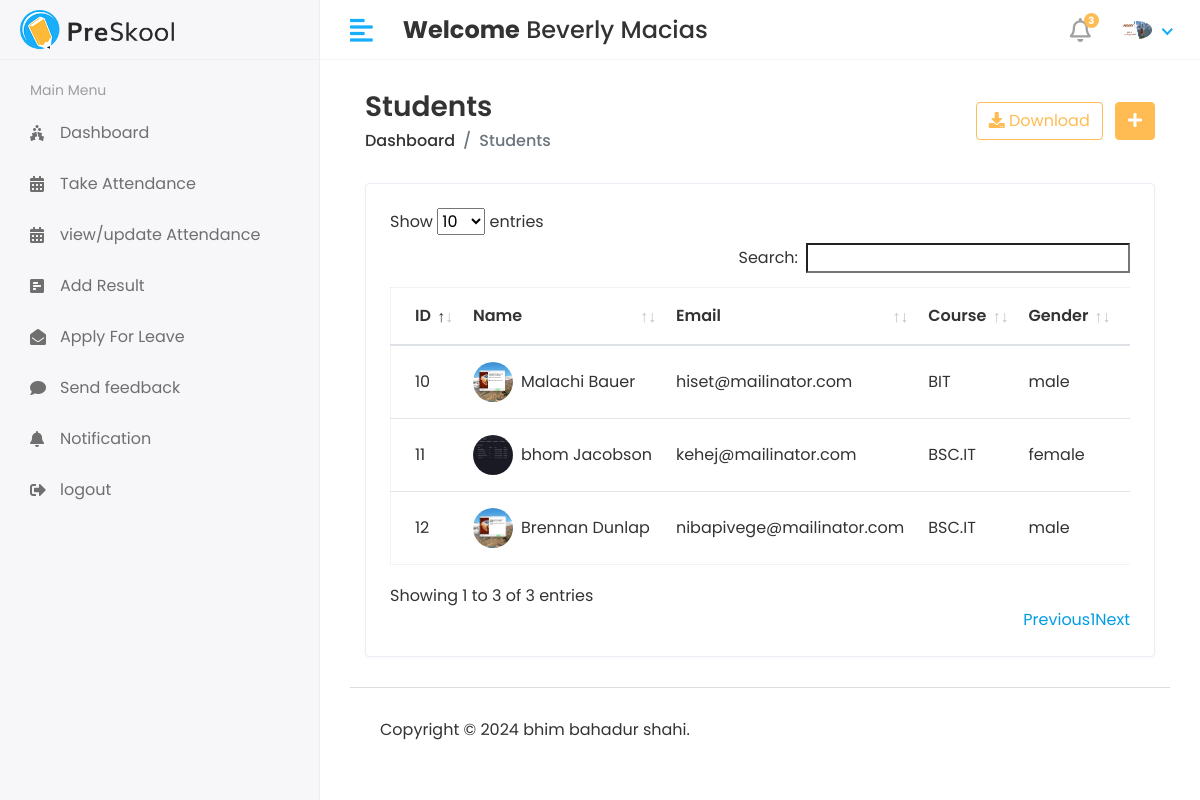
The app's page /hod/student/view (signed in) with its own data.
### collage_management_app/models.py (models this page shows, shortened)
class CustomUser(AbstractUser):
    USER_CHOICES = (
        (1, 'HOD'),
        (2, 'STAFF'),
        (3, 'STUDENT'),
    )
    user_type = models.CharField(choices=USER_CHOICES, max_length=50, default=1)
    profile_pic = models.ImageField(upload_to='media/profile_pic')

class Student(models.Model):
     admin =models.OneToOneField(CustomUser,on_delete=models.CASCADE)
     address =models.TextField()
     gender = models.CharField(max_length=100)
     course_id =models.ForeignKey(Course,on_delete=models.DO_NOTHING)
     session_year_id =models.ForeignKey(Session_year,on_delete=models.DO_NOTHING)
     created_at =models.DateTimeField(auto_now_add=True)
     updated_at =models.DateTimeField(auto_now=True)

class Course(models.Model):
    name = models.CharField(max_length=100)
    created_at = models.DateTimeField(auto_now_add=True)
    updated_at = models.DateTimeField(auto_now=True)

### collage_management_system/hod_views.py (the view)
# urls.py: path('hod/student/view', hod_views.VIEW_STUDENT, name='view_student'),
@login_required(login_url='/')
def VIEW_STUDENT(request):
    students = Student.objects.all()  # Retrieve all instances of Student
    context = {
        'students': students,  # Rename 'student' to 'students' for clarity
    }
    return render(request, 'hod/view_student.html', context)

### templates/hod/view_student.html (shortened to what this page needs)
{% extends 'base.html' %}
{% block content %}
<div class="content container-fluid">
    <div class="page-header">
        <div class="row align-items-center">
            <div class="col">
                <h3 class="page-title">Students</h3>
                <ul class="breadcrumb">
                    <li class="breadcrumb-item"><a href="index.html">Dashboard</a></li>
                    <li class="breadcrumb-item active">Students</li>
                </ul>
            </div>
            <div class="col-auto text-right float-right ml-auto">
                <a href="#" class="btn btn-outline-primary mr-2"><i class="fas fa-download"></i> Download</a>
                <a href="add-student.html" class="btn btn-primary"><i class="fas fa-plus"></i></a>
            </div>
        </div>
    </div>
    <div class="row">
        <div class="col-sm-12">
            <div class="card card-table">
                <div class="card-body">
                    <div class="table-responsive">
                        <table  id="table_id" class="table table-hover table-center mb-0">
                            <thead>
                            <tr>
                                <th>ID</th>
                                <th>Name</th>
                                <th>Email</th>
                                <th>Course</th>
                                <th>Gender</th>
                                <th>Address</th>
                            </tr>
                            </thead>
                            <tbody>
                             {% for student in students %}
                            <tr>
                                <td>{{student.id}}</td>
                                <td>
                                    <h2 class="table-avatar">
                                        <a href="student-details.html" class="avatar avatar-sm mr-2"><img
                                                class="avatar-img rounded-circle"
                                                src="/{{student.admin.profile_pic}}" alt="User Image"></a>
                                        <a href="student-details.html">{{student.admin.first_name}}&nbsp;{{student.admin.last_name}}</a>
                                    </h2>
                                </td>
                                <td>{{student.admin.email}}</td>
                                <td>{{student.course_id.name}}</td>
                                <td>{{student.gender}}</td>
                                <td>{{student.address}}</td>
                            </tr>
                             {% endfor %}
                            </tbody>
                        </table>
                    </div>
                </div>
            </div>
        </div>
    </div>
</div>
{% endblock %}

### templates/includes/header.html (shortened to what this page needs)
{% load static %}
<div class="header">
    <div class="header-left">
        <a href="index.html" class="logo">
            <img src=" {%static 'assets/img/logo.png'%}" alt="Logo">
        </a>
    </div>
    <a href="javascript:void(0);" id="toggle_btn">
        <i class="fas fa-align-left"></i>
    </a>
    <div class="top-nav-search mt-3">
        <h4><strong>Welcome</strong><span>&nbsp;{{ user.first_name}}&nbsp;{{user.last_name}}</span></h4>
    </div>
    <ul class="nav user-menu">
        <li class="nav-item dropdown noti-dropdown">
            <a href="#" class="dropdown-toggle nav-link" data-toggle="dropdown">
                <i class="far fa-bell"></i> <span class="badge badge-pill">3</span>
            </a>
        </li>
        <li class="nav-item dropdown has-arrow">
            <a href="#" class="dropdown-toggle nav-link" data-toggle="dropdown">
                <span class="user-img"><img class="rounded-circle" src=" /{{user.profile_pic}}" width="31"
                                            alt="Ryan Taylor"></span>
            </a>
        </li>
    </ul>
</div>

### static/assets/css/style.css (style rules this page uses)
html { height: 100%; }
body { background-color: #fff; color: #333; font-family: 'Poppins', sans-serif; font-size: 1rem; height: 100%; line-height: 1.5; overflow-x: hidden; }
h1, h2, h3, h4, h5, h6 { font-family: 'Poppins', sans-serif; margin-top: 0; }
a { color: #009ce7; }
input, button, a { transition: all 0.4s ease; -moz-transition: all 0.4s ease; -o-transition: all 0.4s ease; -ms-transition: all 0.4s ease; -webkit-transition: all 0.4s ease; }
ul, ol { padding: 0px; list-style: none; }
.table { color: #333; max-width: 100%; margin-bottom: 0; width: 100%; }
.table.dataTable { border-collapse: collapse !important; border: 1px solid rgba(0, 0, 0, 0.05); }
table.table td h2 { display: inline-block; font-size: inherit; font-weight: 400; margin: 0; padding: 0; vertical-align: middle; }
table.table td h2.table-avatar { align-items: center; display: inline-flex; font-size: inherit; font-weight: 400; margin: 0; padding: 0; vertical-align: middle; white-space: nowrap; }
table.table td h2 a { color: #333; }
.table thead tr th { font-weight: 600; }
.table tbody tr { border-bottom: 1px solid rgba(0, 0, 0, 0.05); }
.table.table-center td, .table.table-center th { vertical-align: middle; }
.card-table .card-body .table > thead > tr > th { border-top: 0; }
.card-table .card-body .table tr td:first-child, .card-table .card-body .table tr th:first-child { padding-left: 1.5rem; }
.card-table .table td, .card-table .table th { border-top: 1px solid #e2e5e8; padding: 1rem 0.75rem; white-space: nowrap; }
.btn-primary { background-color: #FFBC53; border: 1px solid #FFBC53; }
.btn-outline-primary { color: #FFBC53; border-color: #FFBC53; }
.card { border: 1px solid #ececf5; box-shadow: 0 1px 3px 0 rgba(0, 0, 0, 0.03); margin-bottom: 1.875rem; }
.card-body { padding: 1.5rem; }
.avatar { position: relative; display: inline-block; width: 3rem; height: 3rem }
.avatar > img { width: 100%; height: 100%; -o-object-fit: cover; object-fit: cover; }
.avatar-sm { width: 2.5rem; height: 2.5rem; }
.header { background-color: #fff; border-bottom: 1px solid #f3f3f4; left: 0; position: fixed; right: 0; top: 0; z-index: 1001; height: 60px; }
.header .header-left { float: left; height: 60px; padding: 0 20px; position: relative; width: 320px; z-index: 1; transition: all 0.2s ease-in-out; background-color: #f7f7fa; border-bottom: 1px solid #efefef; border-right: 1px solid #ececf5; display: flex; align-items: center; }
.header .header-left .logo { display: inline-block; line-height: 60px; }
.header .header-left .logo img { max-height: 40px; width: auto; }
.header .dropdown-toggle:after { display: none; }
.header .has-arrow .dropdown-toggle:after { border-top: 0; border-left: 0; border-bottom: 2px solid #18aefa; border-right: 2px solid #18aefa; content: ''; height: 8px; display: inline-block; pointer-events: none; -webkit-transform-origin: 66% 66%; -ms-transform-origin: 66% 66%; transform-origin: 66% 66%; -webkit-transform: rotate(45deg); -ms-transform: rotate(45deg); transform: rotate(45deg); -webkit-transition: all 0.15s ease-in-out; transition: all 0.15s ease-in-out; width: 8px; vertical-align: 0px; }
.user-menu { float: right; margin: 0; position: relative; z-index: 99; padding-right: 15px; }
.user-menu.nav > li > a { color: #a0a0a0; font-size: 14px; line-height: 58px; padding: 0 15px; height: 60px; }
.user-img { margin-right: 3px; position: relative; }
.top-nav-search { float: left; margin-left: 15px; }
.page-header { margin-bottom: 1.875rem; }
.page-header .breadcrumb { background-color: transparent; color: #6c757d; font-size: 1rem; font-weight: 500; margin-bottom: 0; padding: 0; }
.page-header .breadcrumb a { color: #333; }
.page-title { font-size: 28px; font-weight: 600; color: #333; margin-bottom: 5px; }
.user-menu.nav > li > a .badge { background-color: #FFBC53; display: block; font-size: 10px; font-weight: bold; height: 15px; width: 15px; position: absolute; right: 7px; top: 13px; color: #fff; padding: 3px; }
.user-menu.nav > li > a > i { font-size: 1.5rem; line-height: 60px; }
@media (min-width: 992px) { #toggle_btn { align-items: center; color: #18aefa; display: inline-flex; float: left; font-size: 26px; height: 60px; justify-content: center; margin-left: 15px; padding: 0 15px; } }

### records on screen
CustomUser: first_name "Beverly", last_name "Macias", profile_pic (picture)
Student: id "10", admin.profile_pic (picture), admin.first_name "Malachi", admin.last_name "Bauer", admin.email "hiset@mailinator.com", course_id.name "BIT", gender "male"
Student: id "11", admin.profile_pic (picture), admin.first_name "bhom", admin.last_name "Jacobson", admin.email "kehej@mailinator.com", course_id.name "BSC.IT", gender "female"
Student: id "12", admin.profile_pic (picture), admin.first_name "Brennan", admin.last_name "Dunlap", admin.email "nibapivege@mailinator.com", course_id.name "BSC.IT", gender "male"
